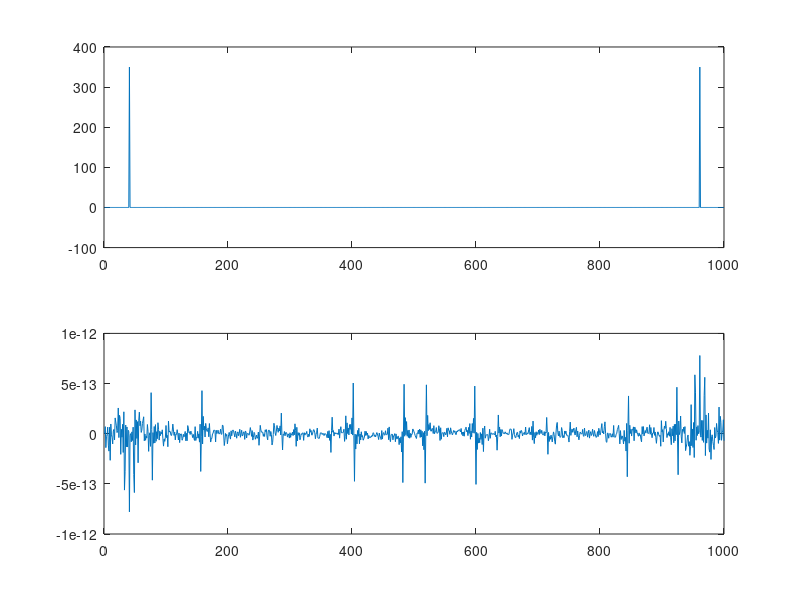
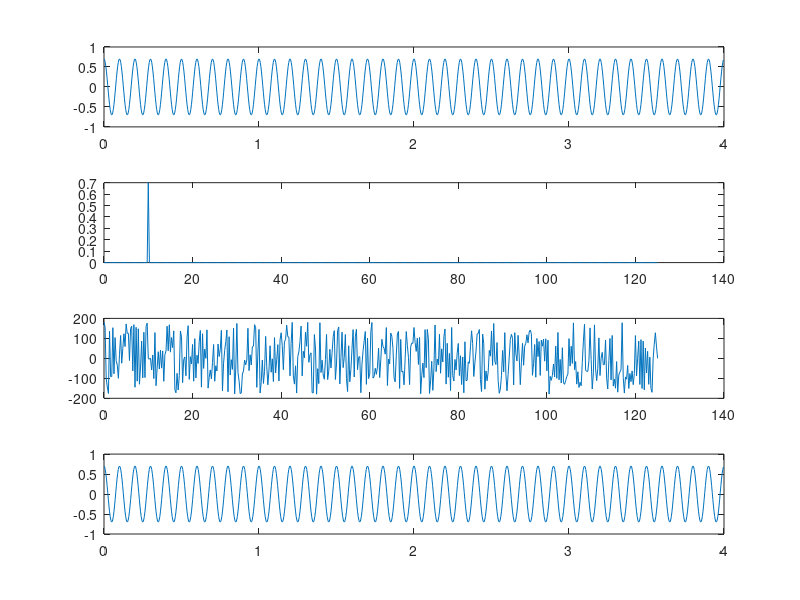

Reproduce these figures in MATLAB, in order.
samplingRate=0.004;       
Fmax=0.5/samplingRate;
nt=1000; 
t=(0:nt-1)*samplingRate;
df=2*Fmax/nt;
f=(0:nt/2)*df;

F=10;
s=0.7*cos(2*pi*F*t);

S=fft(s);
A=abs(S/nt);
amp=A(1:nt/2+1);
amp(2:end-1)=2*amp(2:end-1);
phase=atan2(imag(S(1:nt/2+1)),real(S(1:nt/2+1)))*180/pi;

figure 
subplot(2,1,1)
plot(real(S))
subplot(2,1,2)
plot(imag(S))

ss=ifft(1000*A);

figure
subplot(4,1,1)
plot(t,s)
subplot(4,1,2)
plot(f,amp)
subplot(4,1,3)
plot(f,phase)
subplot(4,1,4)
plot(t,ss)
